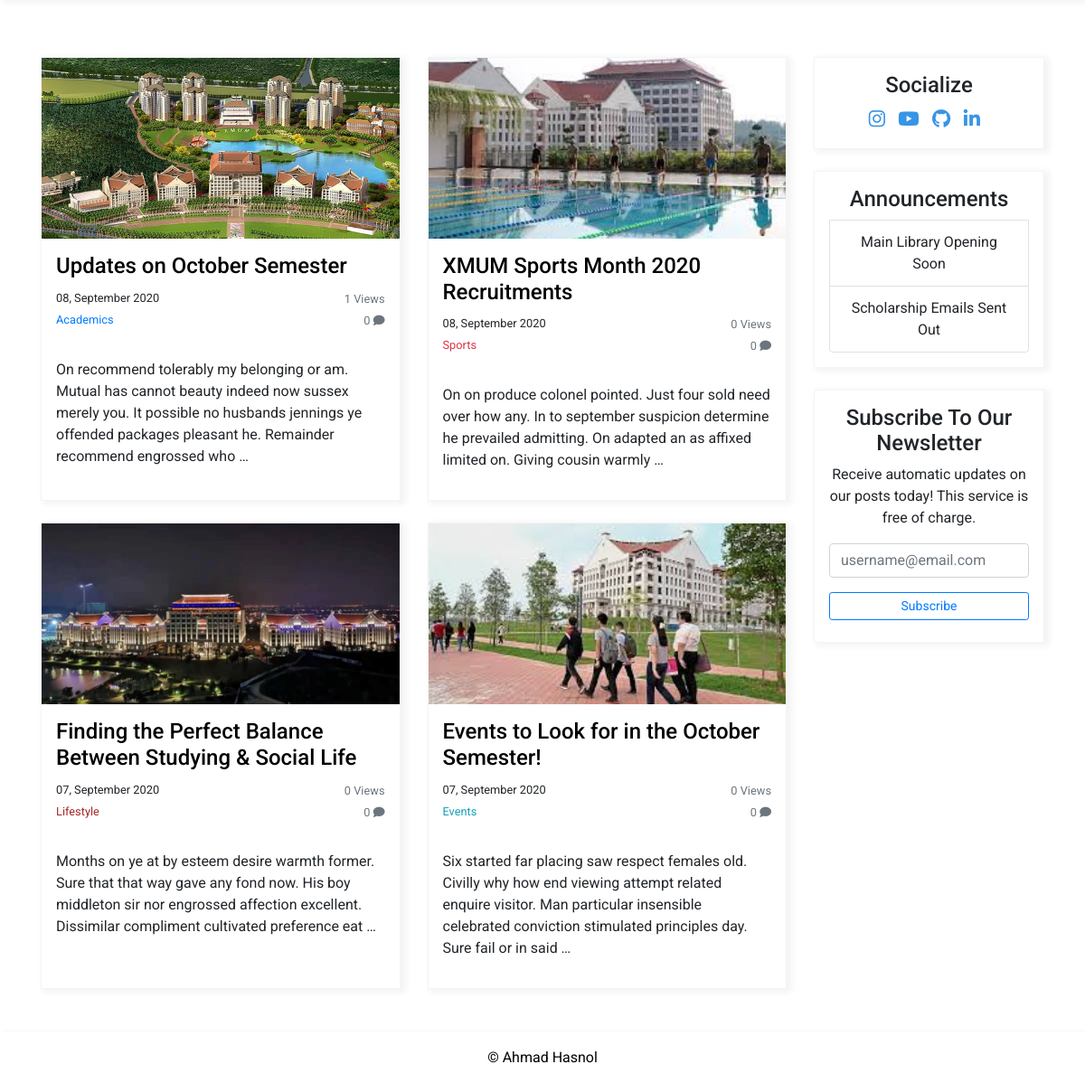
Before: / (lower part) with the older database file.
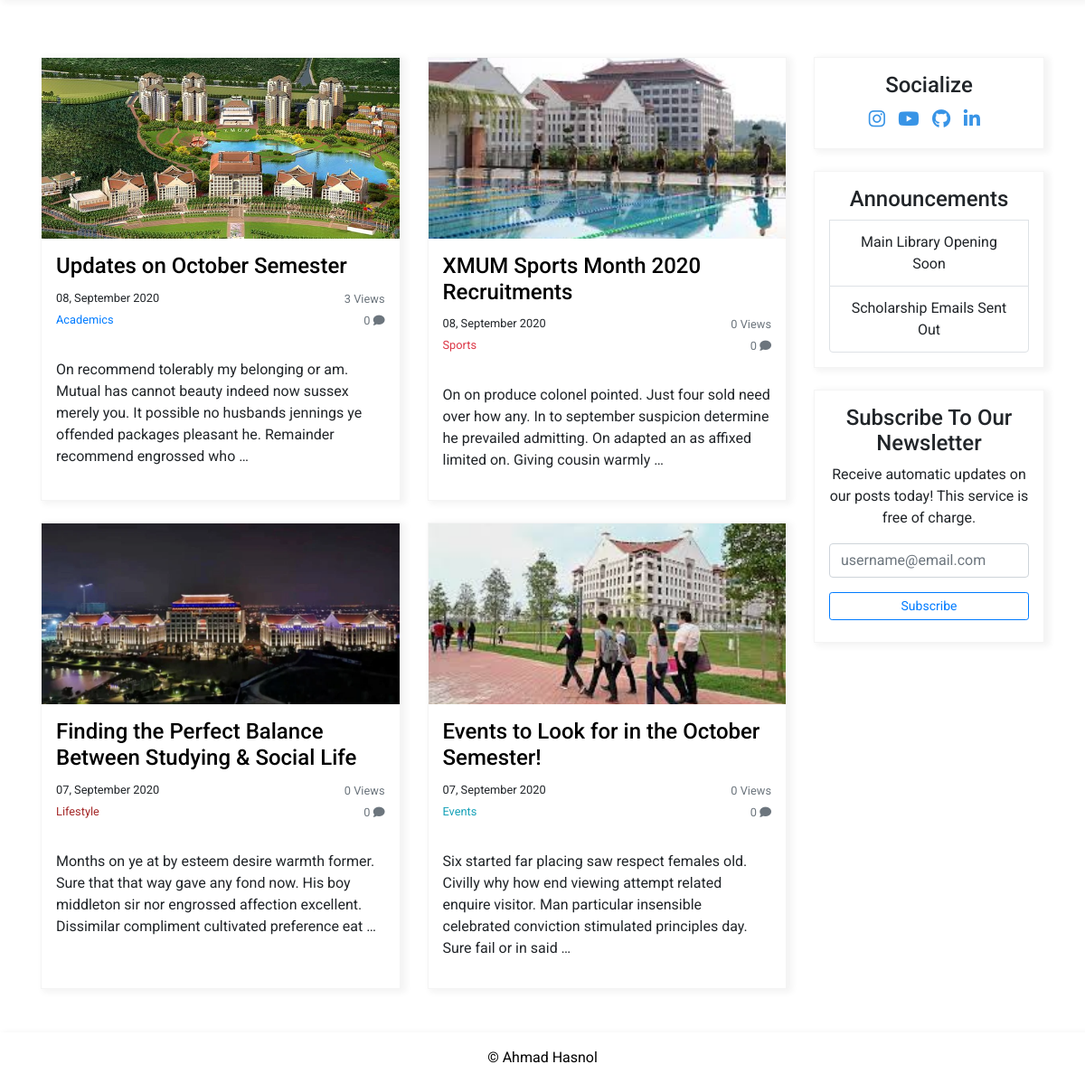
After: the same page with the newer database file.
### blog/models.py (models this page shows, shortened)
class Post(models.Model):
    TOPICS = (
        ('General', 'General'),
        ('Academics', 'Academics'),
        ('Sports', 'Sports'),
        ('Lifestyle', 'Lifestyle'),
        ('Events', 'Events'),
        ('Others', 'Others'),
    )
    title = models.CharField(blank=False, max_length=150)
    description = models.CharField(blank=False, max_length=100)
    date_posted = models.DateTimeField(default=timezone.now, editable=False)
    content = RichTextField(blank=False)
    topic = models.CharField(max_length=20, choices=TOPICS, blank=False)
    image = models.ImageField(default='SOME STRING', upload_to='blog_image')
    views = models.IntegerField(editable=True, default=0)
    slug = models.SlugField(max_length=200, null=True, blank=True)

class Announcement(models.Model):
    title = models.CharField(blank=True, max_length=255)
    date_posted = models.DateTimeField(default=timezone.now, editable=False)

### blog/views.py (the view)
# urls.py: path('', views.home, name='blog-home'),
def home(request):
    if request.method == 'POST':
        form = EmailForm(request.POST)
        if form.is_valid():
            form.save()
            save_it = form.save(commit=False)
            save_it.save()
            message = 'Hello!\nThank you for subscribing to Ahmad\'s blog!'
            subject = 'Subscription Confirmed!'
            from_email = settings.EMAIL_HOST_USER
            to_list = [save_it.email]
            send_mail(subject, message, from_email, to_list, fail_silently=True)
            messages.success(request, f'You have signed up for the newsletter!')
            return redirect('blog-home')
    else:
        form = EmailForm()
    context = {
        'posts': Post.objects.all().order_by('-date_posted')[0:4],
        'form': form,
        'title': 'Home',
        'announcements': Announcement.objects.all().order_by('-date_posted')[0:3]
    }
    return render(request, 'blog/home.html', context)

### blog/forms.py (shortened to what this page needs)
class EmailForm(forms.ModelForm):
    email = forms.EmailField(label='',
                             widget=forms.EmailInput
                             (attrs={'id': 'email-input', 'class': 'form-control',
                                     'placeholder': 'username@email.com', 'type': 'email'}))
    class Meta:
        model = Email
        fields = ['email']

### blog/templates/blog/home.html (shortened to what this page needs)
{% extends 'blog/base.html'%}
{% block content %}
<div class="container">
    <div class="row">
        <div class="col-md-9">
            <div class="row">
                {% for post in posts %}
                <div class="col-md-6 mt-4">
                    <div class="my-card h-100">
                        <div class="my-card-image">
                            <a href="{% url 'blog-detail' post.slug %}"><img src="{{ post.image.url }}"></a>
                        </div>
                        <div class="my-card-heading">
                            <h4><a class="main-title" href="{% url 'blog-detail' post.slug %}">{{ post.title }}</a></h4>
                            <small>{{ post.date_posted|date:'d, F Y' }}
                                <span class="text-muted float-right mt-1">{{post.views}} Views</span>
                            </small>
                            <br>
                            <small><a class="topic" href="{% url 'blog-topics' post.topic %}">{{ post.topic }}</a></small>
                            <small class="text-muted float-right mt-1">{{post.comments.count}} <i class="fas fa-comment"></i></small>
                        </div>
                        <div class="my-card-body">
                            {{ post.content|safe|truncatewords:30 }}
                        </div>
                    </div>
                </div>
                {%endfor%}
            </div>
        </div>
        <div class="col-md-3 mt-4">
            <div class="find-me text-center ">
                <h4>Socialize</h4>
                <a target="_blank" href="https://www.instagram.com/ahmadlearns/"><i class="fab fa-instagram"></i></a>
                <a target="_blank" href="https://www.youtube.com/watch?v=V8FXCt04cQs"><i class="fab fa-youtube"></i></a>
                <a href="#!"><i class="fab fa-github"></i></a>
                <a href="#!"><i class="fab fa-linkedin-in"></i></a>
            </div>
            <div class="suggested-articles text-center mt-4">
                <h4 class="anN">Announcements</h4>
                {%for announcement in announcements%}
                  <li class="list-group-item border" style="border: 1px solid #f4f4f4;">{{announcement.title}}</li>
                {%endfor%}
            </div>
            <div class="find-me mt-4 text-center pb-4">
                <h4 id="newsletter">Subscribe To Our Newsletter</h4>
                <p>Receive automatic updates on our posts today! This service is free of
                charge.
                </p>
                <form method="POST">
                    {{form.as_p}}
                    <button id="email-submit" class="btn btn-outline-primary btn-sm btn-block mt-2" type="submit">Subscribe</button>
                </form>
            </div>
        </div>
    </div>
</div>
{% endblock content %}

### blog/templates/blog/base.html (shortened to what this page needs)
{% load static %}
<!doctype html>
<html lang="en">
<head>
    <link rel="stylesheet" href="https://maxcdn.bootstrapcdn.com/bootstrap/4.0.0/css/bootstrap.min.css">
    <link rel="stylesheet" href="{% static 'blog/main.css' %}">
</head>
<body>
    {% block content %}{% endblock %}
    <footer>
        <div class="footer text-center p-3 mt-5 ">
            <a class="main-title" href="https://www.instagram.com/ahmadlearns/" target="_blank"> &copy; Ahmad Hasnol</a>
        </div>
    </footer>
</body>
</html>

### static/blog/main.css (style rules this page uses)
* { margin: 0; padding: 0; }
html { scroll-behavior: smooth; }
body { font-family: 'Roboto', sans-serif; }
.main-title { color: #000; text-decoration: none; }
.main-card h3, a { color: #3894e6; margin-bottom: 1em; font-size: 1em; text-decoration: none; }
.container { padding-top: 2.5em; }
.my-card { border: 1px solid #f4f4f4; box-shadow: 4px 2px 7px 2px #f4f4f4; }
.my-card-image img { max-height: 200px; width: 100%; height: auto; object-fit: cover; }
.my-card-heading { padding: 1em; }
.my-card-body { padding: 1em; }
.find-me { border: 1px solid #f4f4f4; padding: 1em; box-shadow: 4px 2px 7px 2px #f4f4f4; }
.find-me a { font-size: 1.3em; letter-spacing: 0.5em; }
.suggested-articles { border: 1px solid #f4f4f4; padding: 1em; box-shadow: 4px 2px 7px 2px #f4f4f4; }
.footer { box-shadow: 4px 2px 7px 2px #f4f4f4; }

Changed rows visible on the page:
changed Post "Updates on October Semester": views "1" → "3"
